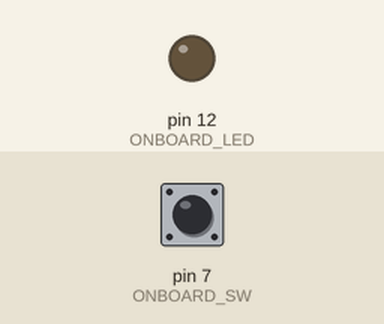
Recording of a sketch running on a simulated Arduino Uno, built with avr-gcc and run on an emulated ATmega328P. On the bench: output pins drawn as LEDs (lit = HIGH). Inputs (shaded band) come from the test bench; at power-on: pin 7 (ONBOARD_SW) HIGH.

Above: at 1.2 s.
1.3 s: pin 7 (ONBOARD_SW) pulled LOW for 0.15 s
At 3.8 s:
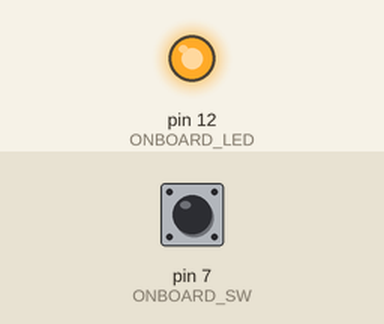
Timing chart, 0 to 10.4 s (numbered marks = the images above; inputs shaded):
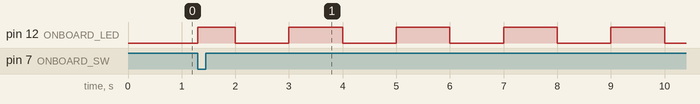

The sketch:

alternating_light.ino
```cpp
/*
 *  Ex_14 - Physical Computing
 *  Revisit Input & Output
 *
 *  LED
 *  -- GP12
 *  Switch
 *  -- GP7
 *
 */

#define ONBOARD_LED 12    // LED GP12
#define ONBOARD_SW  7    // Switch GP7
int mode = 0;
boolean pressed = false;

int current_LED = LOW;

void setup() {
   Serial.begin(115200); //set up serial library baud rate to 115200
   pinMode(ONBOARD_LED, OUTPUT);
   pinMode(ONBOARD_SW, INPUT_PULLUP);

   digitalWrite(ONBOARD_LED, current_LED);    // turn the LED off by making the voltage LOW

   current_LED = LOW;
}

void loop() {

   if (digitalRead(ONBOARD_SW) == LOW) {  // Switch is asserted Low (Active Low)
      if (pressed == false) {
          if (mode != 3) {
        mode += 1;
      }
      else {
        mode = 0;
      }
      pressed = true;
      }
   }

  if (digitalRead(ONBOARD_SW) == HIGH) {
    pressed = false;
  }

    if (mode == 1) {
      digitalWrite(ONBOARD_LED, (millis() / 1000) % 2);
    }
     else if (mode == 2) {
      digitalWrite(ONBOARD_LED, (millis() / 500) % 2);
    }
     else if (mode == 3) {
      digitalWrite(ONBOARD_LED, (millis() / 100) % 2);
    }
    else if (mode == 0) {
         current_LED = LOW;
    }
}

                
```

Measured:
- after the input at 1.3 s, pin 12 (ONBOARD_LED): LOW → HIGH at once, then repeats every 2.0 s: LOW 1.0 s, HIGH 1.0 s
